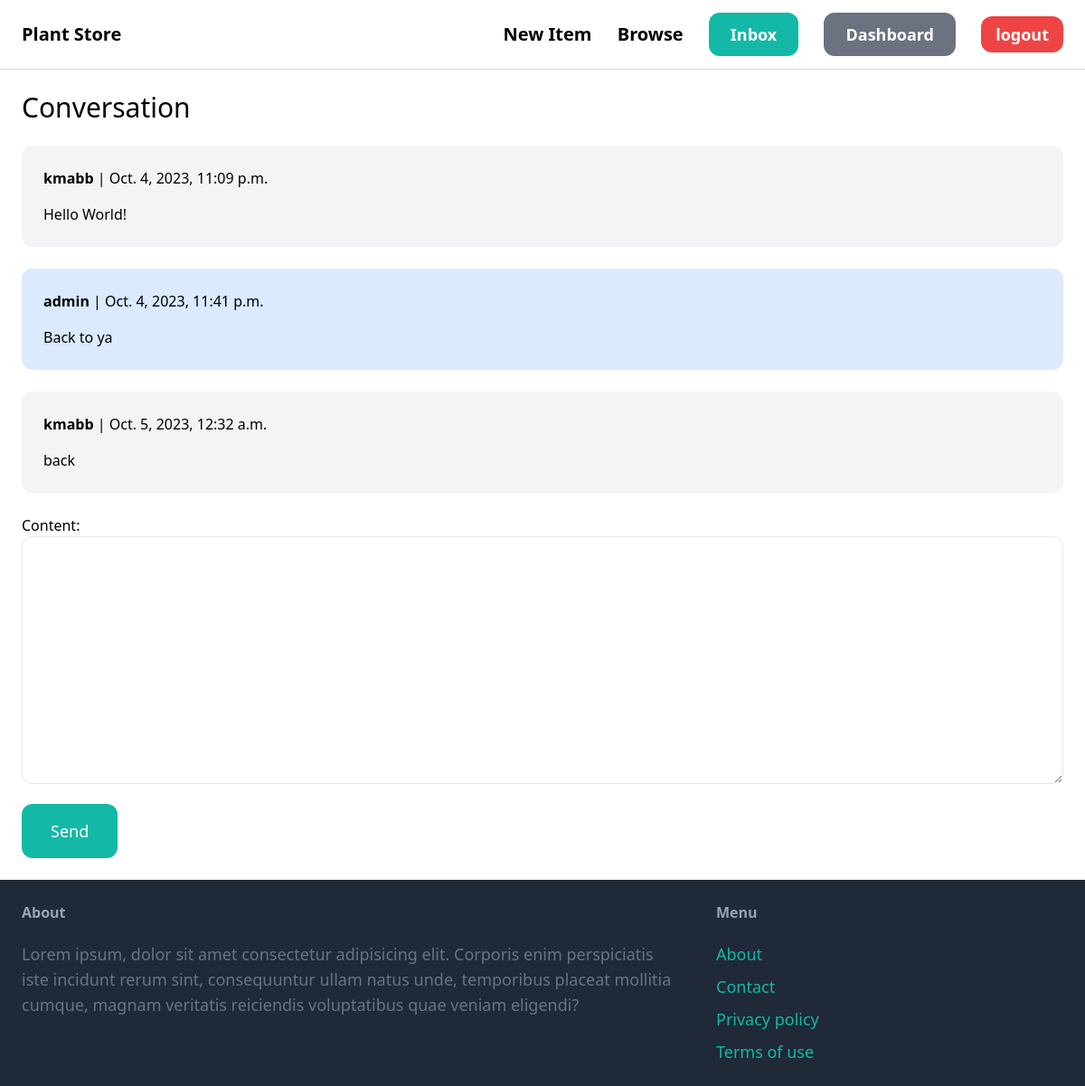
The page /inbox/1/ (signed in) on the database its author committed.
### conversation/models.py (models this page shows)
class ConversationMessage(models.Model):
    conversation = models.ForeignKey(Conversation, related_name='messages', on_delete=models.CASCADE)
    content = models.TextField()
    created_at = models.DateTimeField(auto_now_add=True)
    created_by = models.ForeignKey(User, related_name='created_messages', on_delete=models.CASCADE)

### conversation/views.py (the view)
# urls.py: path('<int:pk>/', views.detail, name='detail'),
@login_required
def detail(request, pk):
    conversation = Conversation.objects.filter(members__in=[request.user.id]).get(pk=pk)
    if request.method == 'POST':
        form = ConversationMessageForm(request.POST)
        if form.is_valid:
            conversation_message = form.save(commit=False)
            conversation_message.conversation = conversation
            conversation_message.created_by = request.user
            conversation_message.save()
            conversation.save()
            return redirect('conversation:detail', pk=pk)
    else :
        form = ConversationMessageForm()
    return render(request, 'conversation/detail.html', {
        'conversation': conversation,
        'form': form
    })

### conversation/forms.py
class ConversationMessageForm(forms.ModelForm):
    class Meta:
        model = ConversationMessage
        fields = ('content',)
        widgets = {
            'content': forms.Textarea(attrs={
                'class': 'w-full py-4 px-6 rounded-xl border'
            })
        }

### conversation/templates/conversation/detail.html (shortened to what this page needs)
{% extends 'core/base.html' %}
{% block content %}
    <h1 class="mb-6 text-3xl" >Conversation</h1>
    <div class="space-y-6">
        {% for message in conversation.messages.all %}
            <div class="p-6 flex {% if message.created_by == request.user %} bg-blue-100 {% else %} bg-gray-100 {% endif %} rounded-xl">
                <div>
                    <p class="mb-4"><strong>{{ message.created_by.username }}</strong> | {{ message.created_at }}</p>
                    <p>{{ message.content }}</p>
                </div>
            </div>
        {% endfor %}
    </div>
    <form action="." method="POST" class="mt-6">
        {{ form.as_p }}
        <button class="py-4 mt-4 px-8 text-lg bg-teal-500 hover:bg-teal-700 rounded-xl text-white" >Send</button>
    </form>
{% endblock %}

### rows shown on the page
ConversationMessage: created_by.username "kmabb", created_at "Oct. 4, 2023, 11:09 p.m.", content "Hello World!"
ConversationMessage: created_by.username "admin", created_at "Oct. 4, 2023, 11:41 p.m.", content "Back to ya"
ConversationMessage: created_by.username "kmabb", created_at "Oct. 5, 2023, 12:32 a.m.", content "back"
